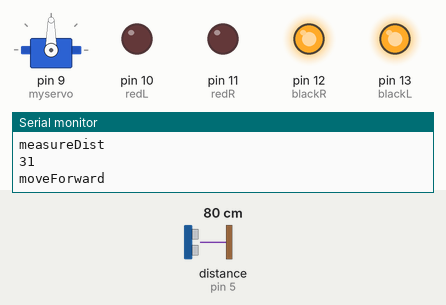
Simulated run of this sketch. Board: Arduino Uno, built with avr-gcc and run on an emulated ATmega328P. Parts: servo, output pins drawn as LEDs (lit = HIGH), the last lines printed to the serial monitor. Wiring (inferred from the names in the program): ultrasonic range finder: trigger pin 6; echo pin 5. The test bench sets the inputs (shaded band); at power-on: distance to the obstacle (sensor on pin 5) 80 cm. The echo pulse lasts 58.3 µs per cm; pins used as bus, display or sensor lines are not drawn.

Above: at 10.7 s.
10.8 s: distance to the obstacle (sensor on pin 5) set to 28 cm
12.3 s: distance to the obstacle (sensor on pin 5) set to 23 cm
At 13.5 s:
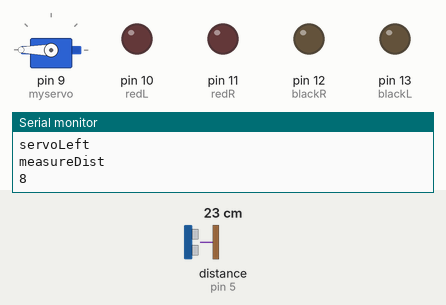
At 16.0 s:
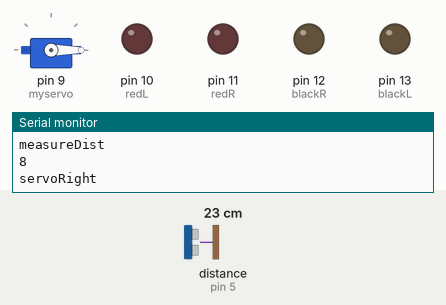
Timing chart, 0 to 21.3 s (numbered marks = the images above; inputs shaded):
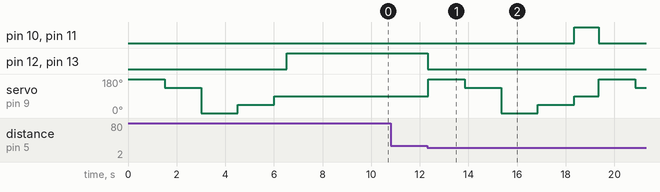

The sketch:

Floor_Cleaning.ino
```cpp
#include <Servo.h>
 //FloorCleaner 2.2
//Kent Bacatan 2021
typedef struct {
  int lDist;
  int rDist;
}posData;
Servo myservo; // create servo object to control a servo
const int trig = 6; //trig pin in servo
const int echo = 5; //echo pin in ultrasonic sensor
const int redL = 10; //input A of motor
const int redR = 11; //input C of motor
const int blackL = 13; //input B of motor
const int blackR = 12; //input D of motor. lui == backwards(?)
const int delayTime = 1250;

int fCount = 0; //counts the number of cycles that have been completed
int bWard = 0;
int serialBaudRate = 9600;
//int dongcoservo = 9; commented because declared but never referenced

int measureDist(); //measures distance using sensor
posData lookAround();
posData reverseAndScan();
void moveForward();
void rotateRight(int time); //move right
void rotateLeft(int time); //move left
void moveBackandForth(int lDist, int rDist); //move back and forth
void resetServo(); //reset servo
void moveBackward();
void stopMovement();
void startupSubroutine();
int servoRight(); //moves servo right
int servoLeft(); //moves servo left

void setup() {
  Serial.begin(serialBaudRate);
  myservo.attach(9);
  //sensor IO declaration
  pinMode(trig, OUTPUT);
  pinMode(echo, INPUT);
  //motor output declaration
  pinMode(redL, OUTPUT);
  pinMode(redR, OUTPUT);
  pinMode(blackR, OUTPUT);
  pinMode(blackL, OUTPUT);
  //sets motor output pins to LOW
  digitalWrite(redL, LOW);
  digitalWrite(redR, LOW);
  digitalWrite(blackR, LOW);
  digitalWrite(blackR, LOW);
  //turns servo 90 degrees
  startupSubroutine();
  Serial.print("I'm awake!");
  delay(500);
}

void loop() {
  int max = 10;
  int longRange = 15;
  int dist = 0;
  posData biDist;
  dist = measureDist();
  moveForward();
  dist = measureDist();
  fCount++;
  if (fCount > 150 || dist < max) {
    stopMovement(); //Stops movement
    biDist = lookAround();
    fCount = 0;
    bWard++;
    if (bWard > 3) {
      bWard = 0;
      biDist = reverseAndScan();
      moveBackandForth(100, 1);
    } else if (((biDist.rDist) < max && (biDist.lDist) < max) || biDist.lDist == biDist.rDist || biDist.lDist == biDist.rDist + 1 || biDist.lDist == biDist.rDist - 1) {
      bWard = 0;
      biDist = reverseAndScan();
      if (biDist.lDist > longRange && biDist.rDist > longRange) {
        moveBackandForth(100, 1);
      } else {
        moveBackandForth(biDist.lDist, biDist.rDist);
      }
    } else if ((biDist.lDist) < max || (biDist.rDist) < max) { //if distance of left and right are less than 30
      moveBackandForth(biDist.lDist, biDist.rDist); //move back and forth
    }

    //   else {
    //      if (rDist >= lDist) { //if distance to the right is >= left
    //        rotateRight(delayTime); //move to the right
    //      }
    //      if (rDist < lDist) { //if distance to the left is < right
    //        rotateLeft(delayTime); //move to the left
    //      }
    //    }
  }
}

void resetServo() {
  myservo.write(90);
}

void startupSubroutine() {
  posData startupDist;
  resetServo();
  stopMovement();
  startupDist = lookAround();
  moveBackandForth(startupDist.lDist, startupDist.rDist);
}

posData lookAround() {
  resetServo(); //resets the servo
  posData A;
  A.lDist = servoLeft(); //rotates the servo to the left
  A.rDist = servoRight(); //rotates the servo to the right
  return A;
}

posData reverseAndScan() {
  posData A;
  moveBackward();
  delay(1000);
  stopMovement();
  A = lookAround();
  return A;
}

void moveBackandForth(int lDist, int rDist) //I redid this function lmao maybe it's wrong.
{
  Serial.println("moveBackandForth");
  int i;
  resetServo();
  stopMovement();
  if (lDist > rDist) {
    rotateLeft(delayTime);
  } else if (rDist > lDist) {
    rotateRight(delayTime);
  }
  stopMovement();
}

int measureDist() {
  Serial.println("measureDist");
  int ret;
  unsigned long time;
  digitalWrite(trig, LOW);
  delayMicroseconds(2);
  digitalWrite(trig, HIGH);
  delayMicroseconds(10);
  digitalWrite(trig, LOW);
  time = pulseIn(echo, HIGH); // Measures the time it takes from the sensor to return a HIGH value
  // ret = time / 2 / 29.412;
  ret = microsecondsToInches(time);
  Serial.println(ret);
  return ret;
}

int servoLeft() {
  Serial.println("servoLeft");
  int ret, var1, var2;
  myservo.write(180);
  delay(1000);
  var1 = measureDist();
  delay(500);
  myservo.write(135);
  delay(1000);
  var2 = measureDist();
  delay(500);
  myservo.write(90);
  var1 > var2 ? ret = var2 : ret = var1;
  return ret;
}

int servoRight() {
  Serial.println("servoRight");
  int ret, var1, var2;
  myservo.write(0);
  delay(1000);
  var1 = measureDist();
  delay(500);
  myservo.write(45);
  delay(1000);
  var2 = measureDist();
  delay(500);
  myservo.write(90);
  var1 > var2 ? ret = var2 : ret = var1;
  return ret;
}

void moveBackward() {
  Serial.println("moveBackward");
  digitalWrite(redL, HIGH);
  digitalWrite(redR, HIGH);
}

void moveForward() {
  Serial.println("moveForward");
  digitalWrite(blackR, HIGH);
  digitalWrite(blackL, HIGH);
}

void stopMovement() {
  Serial.println("stopMovement");
  digitalWrite(redL, LOW);
  digitalWrite(blackL, LOW);
  digitalWrite(redR, LOW);
  digitalWrite(blackR, LOW);
}

void rotateLeft(int time) {
  Serial.println("rotateLeft");
  stopMovement();
  digitalWrite(blackL, LOW);
  digitalWrite(blackR, LOW);
  digitalWrite(redL, HIGH);
  digitalWrite(redR, LOW);
  delay(time);
  digitalWrite(blackL, LOW);
  digitalWrite(blackR, HIGH);
  digitalWrite(redL, LOW);
  digitalWrite(redR, LOW);
  delay(time);
}

void rotateRight(int time) {
  Serial.println("rotateRight");
  stopMovement();
  digitalWrite(blackL, LOW);
  digitalWrite(blackR, LOW);
  digitalWrite(redR, HIGH);
  digitalWrite(redL, LOW);
  delay(time);
  digitalWrite(blackL, HIGH);
  digitalWrite(blackR, LOW);
  digitalWrite(redR, LOW);
  digitalWrite(redL, LOW);
  delay(time);
}

long microsecondsToInches(long microseconds) {
  return microseconds / 74 / 2;
}
```

Measured:
- the behaviour switches between 26 and 25 cm on distance to the obstacle (sensor on pin 5) (found by bisection; images 0 and 1)
- after the input at 12.3 s, pin 12 (blackR), pin 13 (blackL): HIGH → LOW after 0.03 s instead of 1.6 s
